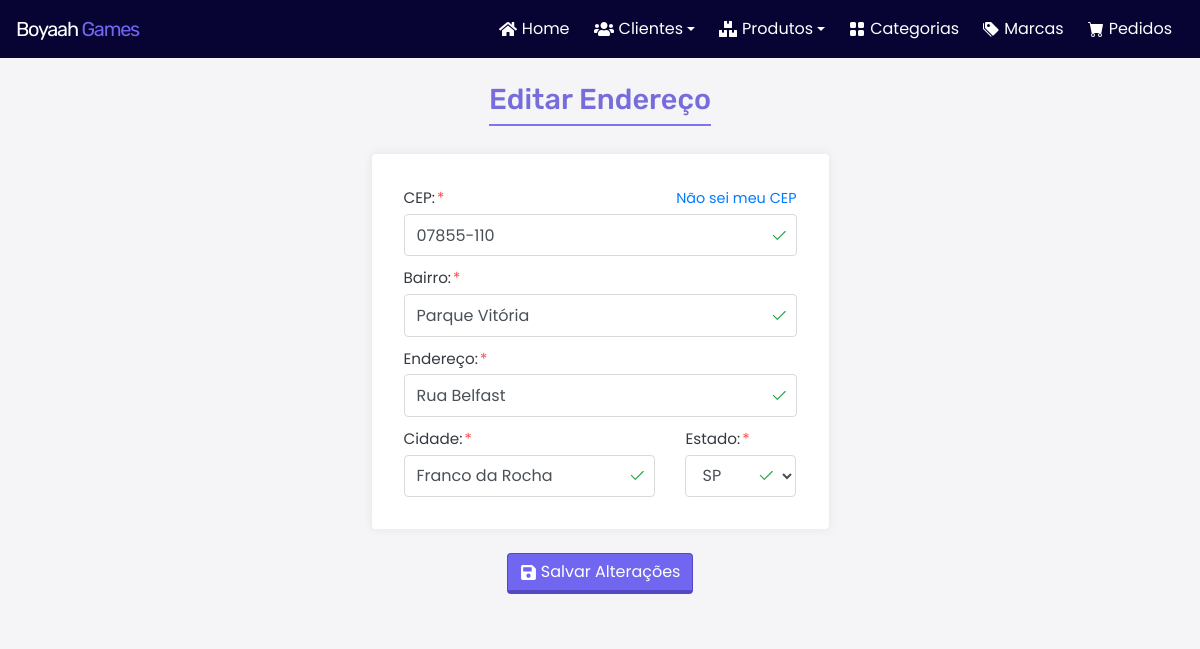
The page /index.php?classe=EnderecoController&metodo=abrirAtualizacao&cod_endereco=13 on the database its author committed.
### tables this page shows
CREATE TABLE `tbenderecos` (
  `cod_endereco` int(11) NOT NULL,
  `cep` varchar(9) NOT NULL,
  `estado` varchar(30) NOT NULL,
  `cidade` varchar(35) NOT NULL,
  `bairro` varchar(35) NOT NULL,
  `endereco` varchar(80) NOT NULL
);

### app/model/Endereco.php (called while the page is built, shortened)
<?php
class Endereco
{
    private $cod_endereco;
    public function consultarEnderecoCod()
    {
        $con = Conexao::conectar();
        $cmd = $con->prepare("SELECT * FROM tbenderecos WHERE cod_endereco = :cod_endereco");
        $cmd->bindParam(":cod_endereco", $this->cod_endereco);
        $cmd->execute();
        return $cmd->fetch(PDO::FETCH_OBJ);
    }
}

### app/view/admin/AtualizarEndereco.php (the view, shortened to what this page needs)
<!doctype html>
<html lang="pt-br">
<head>
    <link rel="stylesheet" href="https://cdn.jsdelivr.net/npm/bootstrap@4.6.0/dist/css/bootstrap.min.css">
    <link rel="stylesheet" type="text/css" href="../assets/css/style.css">
</head>
<body class="adm">
    <?php include_once "header.php"; ?>
    <main class="container-fluid">
        <div class="page-title container">
            <h1>Editar Endereço</h1>
        </div>
        <form action="index.php?classe=EnderecoController&metodo=atualizarEndereco" method="post" onsubmit="return validarForm()" novalidate id="frmEditarEnd" class="frmEnd container">
            <div class="row justify-content-center">
                <div class="col form__fields-container-edit">
                    <fieldset class="form__fields">
                        <div id="address-cep" class="form__input-group">
                            <label class="form__label" for="cep">CEP:</label>
                            <div class="form__link">
                                <a class="form__link-style" title="Buscar CEP no Correios" href="https://buscacepinter.correios.com.br/app/endereco/index.php?t" target="_blank">Não sei meu CEP</a>
                            </div>
                            <div class="form__input-container">
                                <input class="form__input form-control" value="<?php echo $dadosEnd->cep; ?>" data-mask="cep" maxlength="9" type="text" id="cep" name="cep">
                                <i class="form__icon form__icon-valid">
                                    <svg xmlns="http://www.w3.org/2000/svg" width="16" height="16" fill="currentColor" class="bi bi-check2" viewBox="0 0 16 16">
                                        <path d="M13.854 3.646a.5.5 0 0 1 0 .708l-7 7a.5.5 0 0 1-.708 0l-3.5-3.5a.5.5 0 1 1 .708-.708L6.5 10.293l6.646-6.647a.5.5 0 0 1 .708 0z" />
                                    </svg>
                                </i>
                            </div>
                        </div>
                        <div id="address-bairro" class="form__input-group">
                            <label class="form__label" for="bairro">Bairro:</label>
                            <div class="form__input-container">
                                <input class="form__input form-control" value="<?php echo $dadosEnd->bairro; ?>" maxlength="35" type="text" id="bairro" name="bairro">
                                <i class="form__icon form__icon-valid">
                                    <svg xmlns="http://www.w3.org/2000/svg" width="16" height="16" fill="currentColor" class="bi bi-check2" viewBox="0 0 16 16">
                                        <path d="M13.854 3.646a.5.5 0 0 1 0 .708l-7 7a.5.5 0 0 1-.708 0l-3.5-3.5a.5.5 0 1 1 .708-.708L6.5 10.293l6.646-6.647a.5.5 0 0 1 .708 0z" />
                                    </svg>
                                </i>
                            </div>
                        </div>
                        <div id="address-endereco" class="form__input-group">
                            <label class="form__label" for="endereco">Endereço:</label>
                            <div class="form__input-container">
                                <input class="form__input form-control" value="<?php echo $dadosEnd->endereco; ?>" maxlength="80" type="text" id="endereco" name="endereco">
                                <i class="form__icon form__icon-valid">
                                    <svg xmlns="http://www.w3.org/2000/svg" width="16" height="16" fill="currentColor" class="bi bi-check2" viewBox="0 0 16 16">
                                        <path d="M13.854 3.646a.5.5 0 0 1 0 .708l-7 7a.5.5 0 0 1-.708 0l-3.5-3.5a.5.5 0 1 1 .708-.708L6.5 10.293l6.646-6.647a.5.5 0 0 1 .708 0z" />
                                    </svg>
                                </i>
                            </div>
                        </div>
                        <div class="row">
                            <div class="col-7 col-sm-8">
                                <div id="address-cidade" class="form__input-group">
                                    <label class="form__label" for="cidade">Cidade:</label>
                                    <div class="form__input-container">
                                        <input class="form__input form-control" value="<?php echo $dadosEnd->cidade; ?>" maxlength="35" type="text" id="cidade" name="cidade">
                                        <i class="form__icon form__icon-valid">
                                            <svg xmlns="http://www.w3.org/2000/svg" width="16" height="16" fill="currentColor" class="bi bi-check2" viewBox="0 0 16 16">
                                                <path d="M13.854 3.646a.5.5 0 0 1 0 .708l-7 7a.5.5 0 0 1-.708 0l-3.5-3.5a.5.5 0 1 1 .708-.708L6.5 10.293l6.646-6.647a.5.5 0 0 1 .708 0z" />
                                            </svg>
                                        </i>
                                    </div>
                                </div>
                            </div>
                            <div class="col-5 col-sm-4">
                                <div id="address-estado" class="form__input-group">
                                    <label class="form__label" for="estado">Estado:</label>
                                    <div class="form__input-container">
                                        <select class="form__input form-control" id="estado" name="estado">
                                            <option value="SP">SP</option>
                                        </select>
                                        <i class="form__icon form__icon-valid">
                                            <svg xmlns="http://www.w3.org/2000/svg" width="16" height="16" fill="currentColor" class="bi bi-check2" viewBox="0 0 16 16">
                                                <path d="M13.854 3.646a.5.5 0 0 1 0 .708l-7 7a.5.5 0 0 1-.708 0l-3.5-3.5a.5.5 0 1 1 .708-.708L6.5 10.293l6.646-6.647a.5.5 0 0 1 .708 0z" />
                                            </svg>
                                        </i>
                                    </div>
                                </div>
                            </div>
                        </div>
                    </fieldset>
                </div>
            </div>
            <div class="row justify-content-center mt-4">
                <div class="col-auto">
                    <button type="submit" class="btn btn-principal-3d">
                        Salvar Alterações
                    </button>
                </div>
            </div>
        </form>
    </main>
</body>
</html>

### public/assets/css/style.css (style rules this page uses)
:root { --bg-adm: #f5f5f7; --bg-form: #f5f5f7; --bg-form_row: #ffffff; --bg-form_fieldset: #ffffff; --color-primary: hsl(245, 82%, 67%); --color-primary-shadow: #685dd8; --body-font: 'Poppins', sans-serif; }
.adm { position: relative; background-color: var(--bg-adm); font-family: var(--body-font); transition: .5s; }
main.container-fluid { background-color: var(--bg-adm); padding: 0; overflow-x: hidden; }
.page-title { padding-top: 1.5rem; font-weight: 700; font-family: 'Rubik', sans-serif; color: rgba(104, 93, 216,.9); text-align: center; }
.page-title h1, .page-title h2 { display: inline-block; font-size: 1.8rem; margin: 0 auto; padding-bottom: .5rem; border-bottom: 2px solid rgba(113, 102, 240, .9); }
.frmMar, .frmProd, .frmEnd, .frmCli { background-color: var(--bg-form); padding: 1.75rem 1.5rem; width: 100%; max-width: 850px; }
.frmEnd { max-width: 475px !important; }
.frmMar .row, .frmProd > .row:not(:last-child), .frmEnd .row:not(:last-child), .frmCli .row:not(:last-child) { background-color: var(--bg-form_row); border-radius: .25rem; box-shadow: 0 0 10px 0 rgba(80, 80, 80, 0.1); -webkit-box-shadow: 0 0 10px rgba(80, 80, 80, 0.1); }
.form__fields-container-edit, .form__fields-container { position: relative; background-color: var(--bg-form_fieldset); padding: 0 2rem; margin: 1.5rem 0 2rem; }
.form__fields-container-edit { margin: 2rem 0 !important; }
.form__input-group:not(:last-child) { margin-bottom: 10px !important; }
.form__label { font-size: .95rem; font-weight: 400; margin: 0; color: #343a40; padding-bottom: .25rem; }
.form__label:not(#personal-telefone > .form__label):not(#address-complemento > .form__label):after { content: "*"; margin-left: 2px; color: rgba(255, 0, 0, 0.7) }
.form__input-container { position: relative; height: 2.65rem; }
.form__input { position: absolute; height: 100%; border: 1px solid #dbdada; padding-top: .475rem !important; padding-bottom: .475rem !important; }
.form__icon { position: absolute; top: 50%; transform: translateY(-50%); cursor: text; }
input ~ i.form__icon { right: calc(.375em + .1875rem); }
select ~ i.form__icon { right: 1.35rem; }
.form__icon > svg { width: calc(.75em + .375rem); height: calc(.75em + .375rem); }
.form__icon-valid { display: none; color: #28a745; }
.form__input.is-valid ~ .form__icon-valid { display: block; }
.is-valid { background-image: none !important; border: 1px solid #dadadb!important; }
.form__link { display: inline; float: right; }
.form__link-style { font-size: .9rem; font-weight: 400; color: var(--blue); }
.btn-principal-3d { color: #fff; background-color: var(--color-primary); border: 1px solid #5349c5; border-bottom: 4px solid #5349c5; }

### rows shown on the page
tbenderecos: cep "07855-110", bairro "Parque Vitória", endereco "Rua Belfast", cidade "Franco da Rocha"
